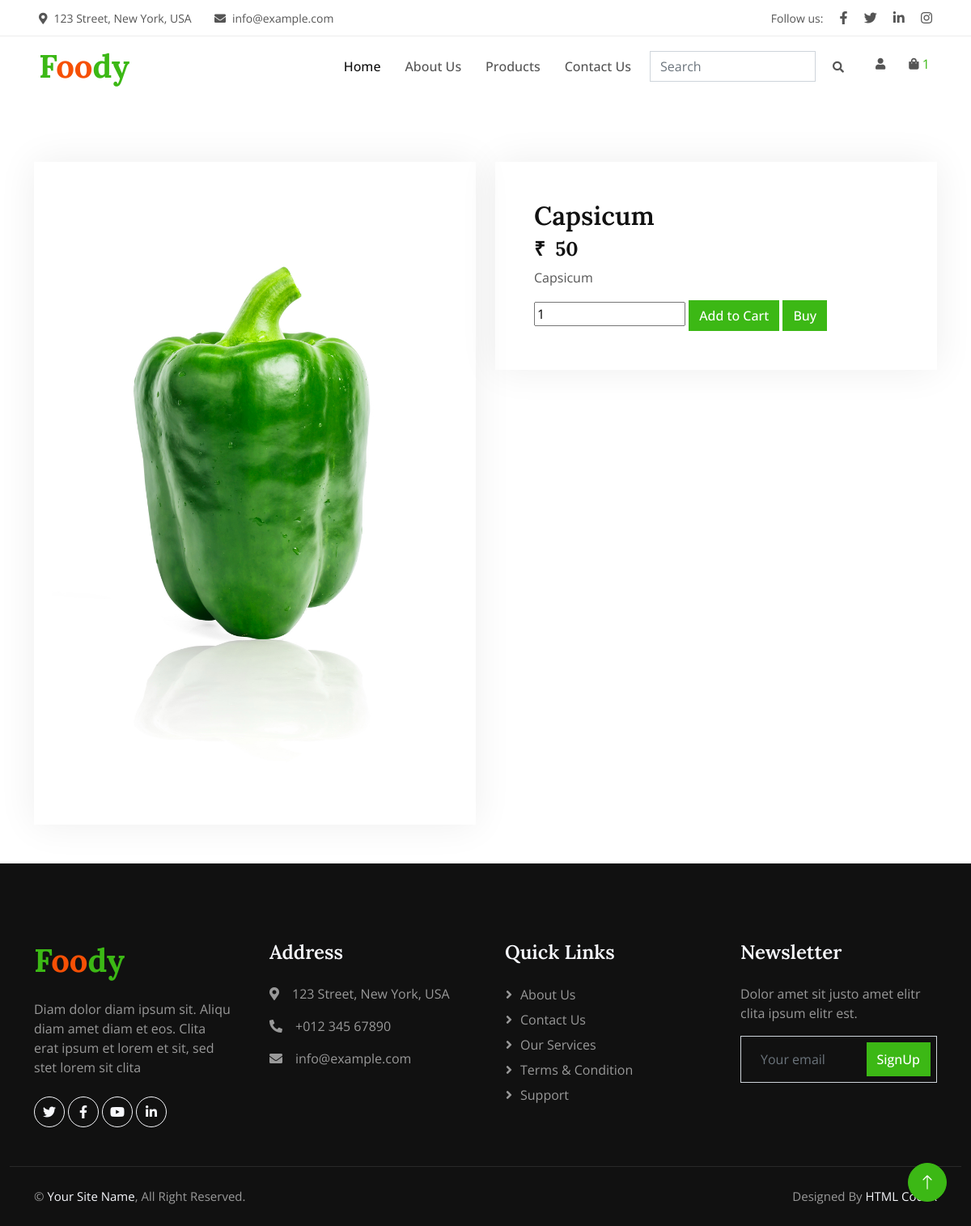
The app's page /home/product_detail/2/ (signed in) with its own data.
### products/models.py (models this page shows, shortened)
class Product(models.Model):
    category = models.ForeignKey(Category, on_delete=models.CASCADE)
    product_name = models.CharField(max_length=100)
    image = models.ImageField(upload_to='static/products')
    price = models.CharField(max_length=20)
    description = models.TextField()
    stock = models.IntegerField(default=100)
    quantity_type = models.ForeignKey(QuantityVariant, blank=True, null=True, on_delete=models.PROTECT)
    color_type = models.ForeignKey(ColorVariant, blank=True, null=True, on_delete=models.PROTECT)
    size_type = models.ForeignKey(SizeVariant, blank=True, null=True, on_delete=models.PROTECT)

### home/views.py (the view)
# urls.py: path('product_detail/<int:product_id>/', product,name='product_detail'),
def product(request, product_id):
    product = Product.objects.get(pk=product_id)
    user = request.user
    cart_items_count = CartItems.objects.filter(user=user).count()
    return render(request,'product/product.html',{'product':product,'count':cart_items_count})

### ecomproject/context_processors.py (called while the page is built)
def custom_context(request):
    user = request.user
    if request.user.is_authenticated:
        user_email = request.user.email
    else:
        user_email = None
    return {
        'user_name': user.username,'user_email': user_email
    }

### templates/product/product.html (shortened to what this page needs)
<!DOCTYPE html>
<html lang="en">
    {% load static %}
<head>
    <link href="https://cdnjs.cloudflare.com/ajax/libs/font-awesome/5.10.0/css/all.min.css" rel="stylesheet">
    <link href="https://cdn.jsdelivr.net/npm/bootstrap-icons@1.4.1/font/bootstrap-icons.css" rel="stylesheet">
    <link rel="stylesheet" type="text/css" href="{% static 'lib/animate/animate.min.css' %}">
    <link rel="stylesheet" type="text/css" href="{% static 'lib/owlcarousel/assets/owl.carousel.min.css' %}">
    <link rel="stylesheet" type="text/css" href="{% static 'css/bootstrap.min.css' %}">
    <link rel="stylesheet" type="text/css" href="{% static 'css/style.css' %}">
    <link rel="stylesheet" type="text/css" href="{% static 'css/my.css' %}">
</head>
<body>
    {% include 'navbar.html' %}
    <div class="container" style=" margin-top: 200px;">
        <div class="row">
          <div class="col-md-6">
            <div class="product-item">
                <div class="product-image">
                  <img class=" w-100 h-100" src="{{ product.image.url }}" alt="{{ product.name }}">
                </div>
            </div>
          </div>
          <div class="col-md-6">
            <div class="product-item p-5">
                <div class="product-details">
                    <h2 class="product-title">{{ product.product_name }}</h2>
                    <h4 class="product-price"><b>&#8377;&nbsp;&nbsp;{{ product.price }}</b></h4>
                    <p class="product-description">{{ product.description }}</p>
                    <form id="add-to-cart-form" method="POST">
                      <input type="number" name="quantity" value="1" min="1">
                      <button type="submit" class="btn btn-primary">Add to Cart</button>
                      <a href="#" class="btn btn-primary">Buy</a>
                    </form>
                </div>
            </div>
          </div>
        </div>
    </div>
    {% include 'footer.html' %}
    <a href="#" class="btn btn-lg btn-primary btn-lg-square rounded-circle back-to-top"><i class="bi bi-arrow-up"></i></a>
</body>
</html>

### static/css/style.css (style rules this page uses)
:root { --primary: #3CB815; --secondary: #F65005; --light: #F7F8FC; --dark: #111111; }
.back-to-top { position: fixed; display: none; right: 30px; bottom: 30px; z-index: 99; }
.btn { font-weight: 500; transition: .5s; }
.btn.btn-primary, .btn.btn-secondary, .btn.btn-outline-primary:hover, .btn.btn-outline-secondary:hover { color: #FFFFFF; }
.btn-lg-square { width: 48px; height: 48px; }
.btn-square, .btn-sm-square, .btn-lg-square { padding: 0; display: flex; align-items: center; justify-content: center; font-weight: normal; }
.product-item { box-shadow: 0 0 45px rgba(0, 0, 0, .07); }
.product-item img { transition: .5s; }

### records on screen
Product: image (picture), product_name "Capsicum", price "50", description "Capsicum"

### other values on screen
{{ count }} "1"
